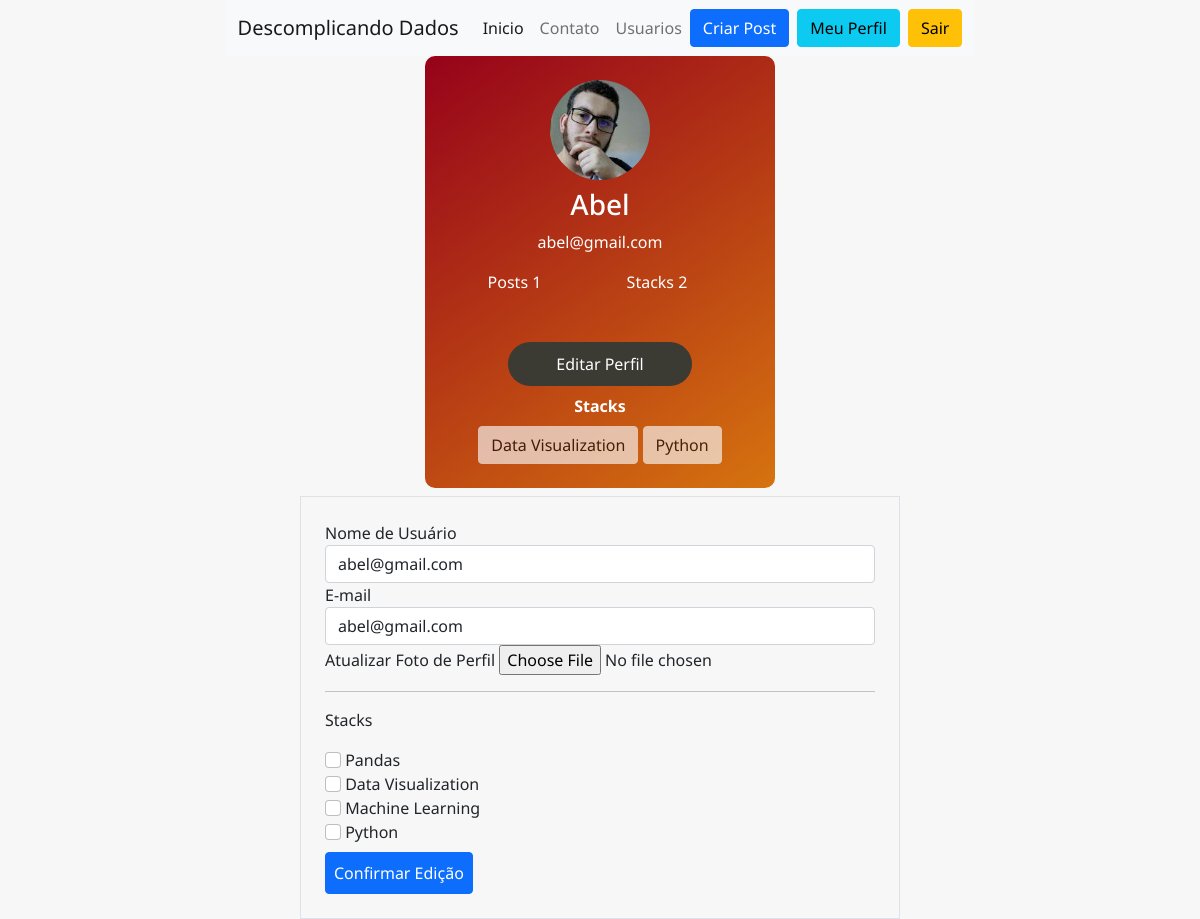
/perfil/editar (signed in), run on the app's committed database.
### blogDescomplicandoDados/models.py (models this page shows)
class Usuario(database.Model, UserMixin):
    id = database.Column(database.Integer, primary_key = True)
    username = database.Column(database.String, nullable= False)
    email = database.Column(database.String, nullable = False, unique=True)
    senha = database.Column(database.String, nullable = False)
    foto_perfil = database.Column(database.String, default='default.jpg', nullable=False)
    posts = database.relationship('Post', backref = 'autor', lazy=True)
    area_de_atuacao = database.Column(database.String, nullable=False, default='Não informado')
    def contar_posts(self):
        return len(self.posts)

### blogDescomplicandoDados/rotas.py (the view)
@app.route("/perfil/editar",methods=['GET', 'POST'])
@login_required
def editar_perfil():
    form = FormEditarPerfil()
    if form.validate_on_submit():
        current_user.email = form.email.data
        current_user.username = form.username.data
        if form.foto_perfil.data:
            nome_imagem = salvar_imagem(form.foto_perfil.data)
            current_user.foto_perfil = nome_imagem
        current_user.area_de_atuacao = atualizar_stacks(form)
        database.session.commit()
        flash('Perfil atualizado com Sucesso', 'alert-success')
        return redirect(url_for('perfil'))
    elif request.method == "GET":
        form.email.data = current_user.email
        form.username.data = current_user.username
    foto_perfil = url_for('static', filename='fotos_perfil/{}'.format(current_user.foto_perfil))
    return render_template('editarperfil.html', foto_perfil=foto_perfil, form=form)

### blogDescomplicandoDados/forms.py (shortened to what this page needs)
class FormEditarPerfil(FlaskForm):
    username = StringField('Nome de Usuário', validators=[DataRequired(message="Digite um nome de usuário válido")])
    email = StringField('E-mail', validators=[DataRequired(), Email(message = "Digite um endereço de e-mail válido")])
    foto_perfil = FileField('Atualizar Foto de Perfil', validators=[FileAllowed(['jpg', 'png', 'jpeg'], 'ERRO')])
    stack_pandas = BooleanField("Pandas")
    stack_data_visualization = BooleanField("Data Visualization")
    stack_machine_learning = BooleanField("Machine Learning")
    stack_python = BooleanField("Python")
    botao_submit_editarperfil = SubmitField('Confirmar Edição')

### blogDescomplicandoDados/models.py (called while the page is built)
@login_manager.user_loader
def load_usuario(id_usuario):
    return Usuario.query.get(int(id_usuario))

### blogDescomplicandoDados/templates/editarperfil.html (shortened to what this page needs)
{% extends 'perfil.html' %}
{% block form_editar_perfil %}
<div class='mx-auto' style= 'width: 600px;'>
    <div class="row">
        <div class="col text">
            <form method="POST" action="" class="border p-4 mt-2" enctype="multipart/form-data">
                <fieldset>
                    <div class="form-group">
                        {{ form.username.label(class="form-control-label") }}
                        {% if form.username.errors %}
                            {{ form.username(class="form-control is-invalid") }}
                        <div class="invalid-feedback">
                            {% for erro in form.username.errors %}
                                {{ erro }}
                            {% endfor %}
                        </div>
                        {% else %}
                            {{ form.email(class="form-control") }}
                        {% endif %}
                    </div>
                    <div class="form-group">
                        {{ form.email.label(class="form-control-label") }}
                        {% if form.email.errors %}
                            {{ form.email(class="form-control is-invalid") }}
                        <div class="invalid-feedback">
                            {% for erro in form.email.errors %}
                                {{ erro }}
                            {% endfor %}
                        </div>
                        {% else %}
                            {{ form.email(class="form-control") }}
                        {% endif %}
                    </div>
                    <div class="form-group">
                        {{ form.foto_perfil.label }}
                        {{ form.foto_perfil(class="form-control-file") }}
                    </div>
                    <hr>
                    <p>Stacks</p>
                    {%for campo in form %}
                        {% if 'stack' in campo.name %}
                            <div class = 'form-group'>
                                {{campo(class = 'form-check-input')}}
                                {{campo.label(class = "form-check-label")}}
                            </div>
                        {%endif%}
                    {%endfor%}
                </fieldset>
                {{ form.botao_submit_editarperfil(class="btn btn-primary mt-2 p-2") }}
            </form>
        </div>
</div>
{%endblock%}

### blogDescomplicandoDados/templates/perfil.html (shortened to what this page needs)
{% extends 'base.html' %}
{%block body%}
    <div class="container d-flex justify-content-center">
        <div class="card p-3 py-4">
            <div class="text-center"> <img src="{{foto_perfil}}" width="100" class="rounded-circle">
                <h3 class="mt-2">{{current_user.username}}</h3> <span class="mt-1 clearfix">{{current_user.email}}</span>
                <div class="row mt-3 mb-3">
                    <div class="col-md-6">
                        <span class="rating">Posts</span> <span class="number">{{current_user.contar_posts()}}</span>
                    </div>
                    <div class="col-md-4">
                        {%if 'Não' in current_user.area_de_atuacao %}
                            <span class="articles">Stacks</span> <span class="number1">0</span>
                        {%else%}
                            <span class="articles">Stacks</span> <span class="number1">{{ current_user.area_de_atuacao.count(';') + 1}}</span>
                        {%endif%}
                    </div>
                </div>
                <div class="profile mt-5">
                     <a href="{{url_for('editar_perfil')}}">
                        <button class="profile_button px-5">Editar Perfil</button>
                     </a>
                </div>
                <div style="text-align: center;" class="mt-2">
                <strong>Stacks</strong>
                </div>
                {%for stack in current_user.area_de_atuacao.split(';')%}
                    <button type = 'button' class="btn btn-light mt-2" disabled>
                    {{stack}}
                    </button>
                {%endfor%}
            </div>
        </div>
    </div>
{% block form_editar_perfil %}
{%endblock%}
{%endblock%}

### blogDescomplicandoDados/static/main.css (style rules this page uses)
* { margin: 0; padding: 0; box-sizing: border-box; font-family: 'Noto Sans', sans-serif }
html, body { height: 100% }
body { display: grid; place-items: center; background: #f7f7f7 }
.card { color: #fff; width: 350px; border-radius: 10px; background: linear-gradient(145deg, #96021a, #d6730f); border: none }
.profile_button { color: #fff; padding: 10px; border: none; outline: 0 !important; border-radius: 50px; background: #3b3a33; }

### data on the page
Usuario: username "Abel", email "abel@gmail.com", area_de_atuacao "2"

### other printed values
{{ current_user.contar_posts() }} "1"
{{ stack }} "Data Visualization" "Python"
{{ campo.label(class = "form-check-label") }} "Pandas" "Data Visualization" "Machine Learning" "Python"
